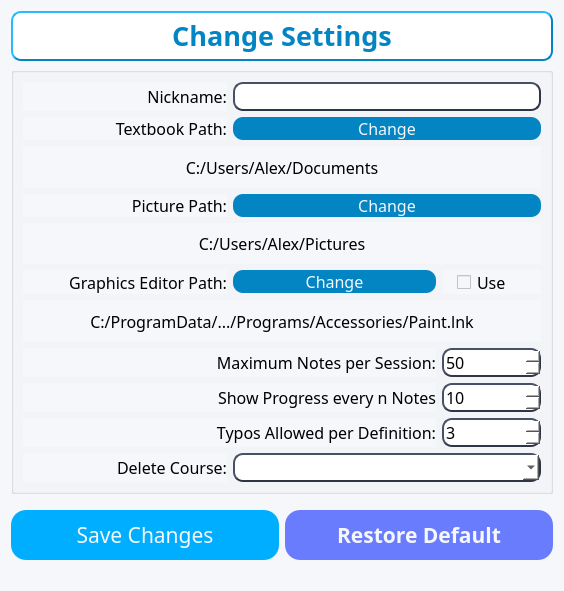
<?xml version="1.0" encoding="UTF-8"?>
<ui version="4.0">
 <class>Form</class>
 <widget class="QWidget" name="Form">
  <property name="geometry">
   <rect>
    <x>0</x>
    <y>0</y>
    <width>564</width>
    <height>591</height>
   </rect>
  </property>
  <property name="windowTitle">
   <string>Smart Retain</string>
  </property>
  <property name="styleSheet">
   <string notr="true">background-color: #F6F7FB</string>
  </property>
  <layout class="QVBoxLayout" name="verticalLayout">
   <item>
    <layout class="QVBoxLayout" name="verticalLayout_2">
     <item>
      <widget class="QLabel" name="label_4">
       <property name="minimumSize">
        <size>
         <width>50</width>
         <height>0</height>
        </size>
       </property>
       <property name="maximumSize">
        <size>
         <width>16777215</width>
         <height>50</height>
        </size>
       </property>
       <property name="font">
        <font>
         <family>Neue Haas Grotesk Text Pro</family>
         <pointsize>20</pointsize>
         <weight>75</weight>
         <bold>true</bold>
         <underline>false</underline>
        </font>
       </property>
       <property name="styleSheet">
        <string notr="true">background-color: white;
border-style: outset;
border-width: 2px;
border-radius: 10px;
border-color: #0285c2;</string>
       </property>
       <property name="text">
        <string>&lt;html&gt;&lt;head/&gt;&lt;body&gt;&lt;p&gt;&lt;span style=&quot; color:#0285c2;&quot;&gt;Change Settings&lt;/span&gt;&lt;/p&gt;&lt;/body&gt;&lt;/html&gt;</string>
       </property>
       <property name="alignment">
        <set>Qt::AlignCenter</set>
       </property>
      </widget>
     </item>
     <item>
      <widget class="QGroupBox" name="groupBox">
       <property name="title">
        <string/>
       </property>
       <layout class="QHBoxLayout" name="horizontalLayout">
        <item>
         <layout class="QGridLayout" name="gridLayout">
          <item row="10" column="0" colspan="4">
           <widget class="QLabel" name="label_12">
            <property name="font">
             <font>
              <family>Neue Haas Grotesk Text Pro</family>
              <pointsize>12</pointsize>
             </font>
            </property>
            <property name="text">
             <string>Typos Allowed per Definition:</string>
            </property>
            <property name="alignment">
             <set>Qt::AlignRight|Qt::AlignTrailing|Qt::AlignVCenter</set>
            </property>
           </widget>
          </item>
          <item row="8" column="0" colspan="4">
           <widget class="QLabel" name="label_9">
            <property name="font">
             <font>
              <family>Neue Haas Grotesk Text Pro</family>
              <pointsize>12</pointsize>
             </font>
            </property>
            <property name="text">
             <string>Maximum Notes per Session:</string>
            </property>
            <property name="alignment">
             <set>Qt::AlignRight|Qt::AlignTrailing|Qt::AlignVCenter</set>
            </property>
           </widget>
          </item>
          <item row="3" column="0" colspan="5">
           <widget class="QLabel" name="textPathLabel">
            <property name="font">
             <font>
              <family>Neue Haas Grotesk Text Pro</family>
              <pointsize>12</pointsize>
             </font>
            </property>
            <property name="text">
             <string>C:/Users/Alex/Documents</string>
            </property>
            <property name="alignment">
             <set>Qt::AlignCenter</set>
            </property>
           </widget>
          </item>
          <item row="5" column="0" colspan="5">
           <widget class="QLabel" name="picPathLabel">
            <property name="font">
             <font>
              <family>Neue Haas Grotesk Text Pro</family>
              <pointsize>12</pointsize>
             </font>
            </property>
            <property name="text">
             <string>C:/Users/Alex/Pictures</string>
            </property>
            <property name="alignment">
             <set>Qt::AlignCenter</set>
            </property>
           </widget>
          </item>
          <item row="11" column="0" colspan="2">
           <widget class="QLabel" name="label">
            <property name="font">
             <font>
              <family>Neue Haas Grotesk Text Pro</family>
              <pointsize>12</pointsize>
             </font>
            </property>
            <property name="text">
             <string>Delete Course:</string>
            </property>
            <property name="alignment">
             <set>Qt::AlignRight|Qt::AlignTrailing|Qt::AlignVCenter</set>
            </property>
           </widget>
          </item>
          <item row="4" column="0" colspan="2">
           <widget class="QLabel" name="label_7">
            <property name="font">
             <font>
              <family>Neue Haas Grotesk Text Pro</family>
              <pointsize>12</pointsize>
             </font>
            </property>
            <property name="text">
             <string>Picture Path:</string>
            </property>
            <property name="alignment">
             <set>Qt::AlignRight|Qt::AlignTrailing|Qt::AlignVCenter</set>
            </property>
           </widget>
          </item>
          <item row="6" column="0" colspan="2">
           <widget class="QLabel" name="label_5">
            <property name="font">
             <font>
              <family>Neue Haas Grotesk Text Pro</family>
              <pointsize>12</pointsize>
             </font>
            </property>
            <property name="toolTip">
             <string>Use custom Graphics Editor for editing Diagrams, rather than built-in one.</string>
            </property>
            <property name="layoutDirection">
             <enum>Qt::LeftToRight</enum>
            </property>
            <property name="text">
             <string>Graphics Editor Path:</string>
            </property>
            <property name="alignment">
             <set>Qt::AlignRight|Qt::AlignTrailing|Qt::AlignVCenter</set>
            </property>
           </widget>
          </item>
          <item row="2" column="2" colspan="3">
           <widget class="QPushButton" name="chTextBtn">
            <property name="font">
             <font>
              <family>Neue Haas Grotesk Text Pro</family>
              <pointsize>12</pointsize>
             </font>
            </property>
            <property name="styleSheet">
             <string notr="true">QPushButton {
	background-color: #0285c2;
	border-radius: 10px;
	color: #F6F7FB;
}

QPushButton:hover {
    background-color: rgb(2, 106, 154);
}</string>
            </property>
            <property name="text">
             <string>Change</string>
            </property>
           </widget>
          </item>
          <item row="1" column="2" colspan="3">
           <widget class="QLineEdit" name="nameEdit">
            <property name="font">
             <font>
              <family>Neue Haas Grotesk Text Pro</family>
              <pointsize>12</pointsize>
             </font>
            </property>
            <property name="styleSheet">
             <string notr="true">background-color: white;
border-style: outset;
border-width: 2px;
border-radius: 10px;
border-color: #303545;</string>
            </property>
           </widget>
          </item>
          <item row="9" column="4">
           <widget class="QSpinBox" name="nBox">
            <property name="font">
             <font>
              <family>Neue Haas Grotesk Text Pro</family>
              <pointsize>12</pointsize>
             </font>
            </property>
            <property name="styleSheet">
             <string notr="true">background-color: white;
border-style: outset;
border-width: 2px;
border-radius: 10px;
border-color: #303545;</string>
            </property>
            <property name="minimum">
             <number>1</number>
            </property>
            <property name="maximum">
             <number>50</number>
            </property>
            <property name="value">
             <number>10</number>
            </property>
           </widget>
          </item>
          <item row="4" column="2" colspan="3">
           <widget class="QPushButton" name="chPicBtn">
            <property name="font">
             <font>
              <family>Neue Haas Grotesk Text Pro</family>
              <pointsize>12</pointsize>
             </font>
            </property>
            <property name="styleSheet">
             <string notr="true">QPushButton {
	background-color: #0285c2;
	border-radius: 10px;
	color: #F6F7FB;
}

QPushButton:hover {
    background-color: rgb(2, 106, 154);
}</string>
            </property>
            <property name="text">
             <string>Change</string>
            </property>
           </widget>
          </item>
          <item row="9" column="0" colspan="4">
           <widget class="QLabel" name="label_10">
            <property name="font">
             <font>
              <family>Neue Haas Grotesk Text Pro</family>
              <pointsize>12</pointsize>
             </font>
            </property>
            <property name="text">
             <string>Show Progress every n Notes</string>
            </property>
            <property name="alignment">
             <set>Qt::AlignRight|Qt::AlignTrailing|Qt::AlignVCenter</set>
            </property>
           </widget>
          </item>
          <item row="6" column="2" colspan="2">
           <widget class="QPushButton" name="chEditorBtn">
            <property name="font">
             <font>
              <family>Neue Haas Grotesk Text Pro</family>
              <pointsize>12</pointsize>
             </font>
            </property>
            <property name="toolTip">
             <string>Use custom Graphics Editor for editing Diagrams, rather than built-in one.</string>
            </property>
            <property name="styleSheet">
             <string notr="true">QPushButton {
	background-color: #0285c2;
	border-radius: 10px;
	color: #F6F7FB;
}

QPushButton:hover {
    background-color: rgb(2, 106, 154);
}</string>
            </property>
            <property name="text">
             <string>Change</string>
            </property>
           </widget>
          </item>
          <item row="11" column="2" colspan="3">
           <widget class="QComboBox" name="deleteBox">
            <property name="font">
             <font>
              <family>Neue Haas Grotesk Text Pro</family>
              <pointsize>12</pointsize>
             </font>
            </property>
            <property name="styleSheet">
             <string notr="true">background-color: white;
border-style: outset;
border-width: 2px;
border-radius: 10px;
border-color: #303545;</string>
            </property>
           </widget>
          </item>
          <item row="2" column="0" colspan="2">
           <widget class="QLabel" name="label_3">
            <property name="font">
             <font>
              <family>Neue Haas Grotesk Text Pro</family>
              <pointsize>12</pointsize>
             </font>
            </property>
            <property name="text">
             <string>Textbook Path:</string>
            </property>
            <property name="alignment">
             <set>Qt::AlignRight|Qt::AlignTrailing|Qt::AlignVCenter</set>
            </property>
           </widget>
          </item>
          <item row="1" column="0" colspan="2">
           <widget class="QLabel" name="label_2">
            <property name="font">
             <font>
              <family>Neue Haas Grotesk Text Pro</family>
              <pointsize>12</pointsize>
             </font>
            </property>
            <property name="text">
             <string>Nickname:</string>
            </property>
            <property name="alignment">
             <set>Qt::AlignRight|Qt::AlignTrailing|Qt::AlignVCenter</set>
            </property>
           </widget>
          </item>
          <item row="10" column="4">
           <widget class="QSpinBox" name="typoBox">
            <property name="font">
             <font>
              <family>Neue Haas Grotesk Text Pro</family>
              <pointsize>12</pointsize>
             </font>
            </property>
            <property name="styleSheet">
             <string notr="true">background-color: white;
border-style: outset;
border-width: 2px;
border-radius: 10px;
border-color: #303545;</string>
            </property>
            <property name="minimum">
             <number>0</number>
            </property>
            <property name="maximum">
             <number>10</number>
            </property>
            <property name="value">
             <number>3</number>
            </property>
           </widget>
          </item>
          <item row="8" column="4">
           <widget class="QSpinBox" name="maxBox">
            <property name="font">
             <font>
              <family>Neue Haas Grotesk Text Pro</family>
              <pointsize>12</pointsize>
             </font>
            </property>
            <property name="styleSheet">
             <string notr="true">background-color: white;
border-style: outset;
border-width: 2px;
border-radius: 10px;
border-color: #303545;</string>
            </property>
            <property name="minimum">
             <number>2</number>
            </property>
            <property name="maximum">
             <number>999</number>
            </property>
            <property name="value">
             <number>50</number>
            </property>
           </widget>
          </item>
          <item row="7" column="0" colspan="5">
           <widget class="QLabel" name="editorPathLabel">
            <property name="font">
             <font>
              <family>Neue Haas Grotesk Text Pro</family>
              <pointsize>12</pointsize>
             </font>
            </property>
            <property name="toolTip">
             <string>Use custom Graphics Editor for editing Diagrams, rather than built-in one.</string>
            </property>
            <property name="text">
             <string>C:/ProgramData/.../Programs/Accessories/Paint.lnk</string>
            </property>
            <property name="alignment">
             <set>Qt::AlignCenter</set>
            </property>
           </widget>
          </item>
          <item row="6" column="4">
           <widget class="QCheckBox" name="checkEditor">
            <property name="font">
             <font>
              <family>Neue Haas Grotesk Text Pro</family>
              <pointsize>12</pointsize>
             </font>
            </property>
            <property name="toolTip">
             <string>Use custom Graphics Editor for editing Diagrams, rather than built-in one.</string>
            </property>
            <property name="layoutDirection">
             <enum>Qt::LeftToRight</enum>
            </property>
            <property name="styleSheet">
             <string notr="true">padding-left:15px</string>
            </property>
            <property name="text">
             <string>Use</string>
            </property>
           </widget>
          </item>
         </layout>
        </item>
       </layout>
      </widget>
     </item>
     <item>
      <spacer name="verticalSpacer">
       <property name="orientation">
        <enum>Qt::Vertical</enum>
       </property>
       <property name="sizeType">
        <enum>QSizePolicy::Fixed</enum>
       </property>
       <property name="sizeHint" stdset="0">
        <size>
         <width>20</width>
         <height>10</height>
        </size>
       </property>
      </spacer>
     </item>
     <item>
      <layout class="QHBoxLayout" name="horizontalLayout_2">
       <item>
        <widget class="QPushButton" name="backBtn">
         <property name="minimumSize">
          <size>
           <width>0</width>
           <height>50</height>
          </size>
         </property>
         <property name="font">
          <font>
           <family>Neue Haas Grotesk Text Pro</family>
           <pointsize>16</pointsize>
          </font>
         </property>
         <property name="styleSheet">
          <string notr="true">QPushButton {
	background-color: #00aeff;
	border-radius: 15px;
	color: #F6F7FB;
}

QPushButton:hover {
    background-color: rgb(0, 154, 226);
}</string>
         </property>
         <property name="text">
          <string>Save Changes</string>
         </property>
        </widget>
       </item>
       <item>
        <widget class="QPushButton" name="restoreBtn">
         <property name="minimumSize">
          <size>
           <width>0</width>
           <height>50</height>
          </size>
         </property>
         <property name="font">
          <font>
           <family>Neue Haas Grotesk Text Pro</family>
           <pointsize>16</pointsize>
           <weight>75</weight>
           <bold>true</bold>
          </font>
         </property>
         <property name="styleSheet">
          <string notr="true">QPushButton {
	background-color: #697CFE;
	border-radius: 15px;
	color: #F6F7FB;
}

QPushButton:hover {
    background-color: rgb(91, 108, 221);
}</string>
         </property>
         <property name="text">
          <string>Restore Default</string>
         </property>
        </widget>
       </item>
      </layout>
     </item>
    </layout>
   </item>
   <item>
    <spacer name="verticalSpacer_2">
     <property name="orientation">
      <enum>Qt::Vertical</enum>
     </property>
     <property name="sizeType">
      <enum>QSizePolicy::Fixed</enum>
     </property>
     <property name="sizeHint" stdset="0">
      <size>
       <width>20</width>
       <height>20</height>
      </size>
     </property>
    </spacer>
   </item>
  </layout>
 </widget>
 <resources/>
 <connections/>
</ui>
